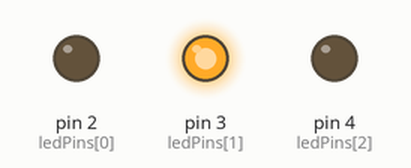
Recording of a sketch running on a simulated Arduino Uno, built with avr-gcc and run on an emulated ATmega328P. On the bench: output pins drawn as LEDs (lit = HIGH).

Above: at 0.5 s.
At 1.5 s:
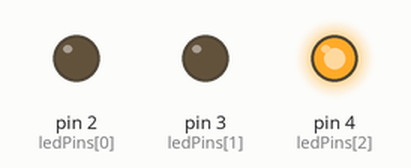
At 2.5 s:
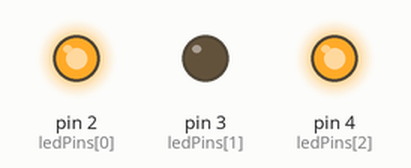
At 4.5 s:
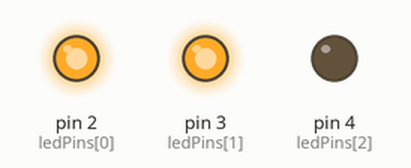
At 5.5 s:
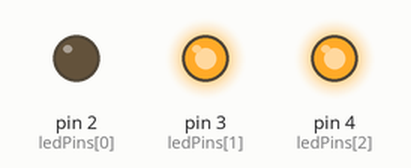
Timing chart, 0 to 7.8 s (numbered marks = the images above):
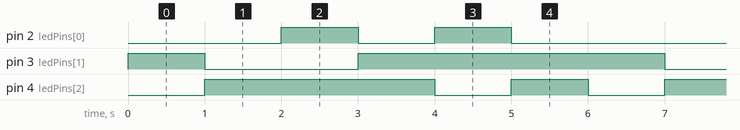

The sketch:

charlie_plexing.ino
```cpp
// charlie_plexing.ino
// use 3 output pins to drive 6 leds in a charlie plexed configuration

int ledPins[] = {2,3,4};

const int NUMBER_OF_PINS = sizeof(ledPins)/sizeof(ledPins[0]);
const int NUMBER_OF_LEDS = NUMBER_OF_PINS * (NUMBER_OF_PINS - 1);

byte ledPairs[NUMBER_OF_LEDS/2][2] = {{2,1}, {1,0}, {2,0}};

void setup() {
}

void lightLed(int led) {

  int indexA = ledPairs[led/2][0];
  int indexB = ledPairs[led/2][1];
  int ledPinA = ledPins[indexA];
  int ledPinB = ledPins[indexB];

  // turn off all LEDs not connected to given LED
  for(int i = 0; i < NUMBER_OF_PINS; i++) {
    if (ledPins[i] != ledPinA && ledPins[i] != ledPinB) {
      // set pinmode to input
      pinMode(ledPins[i], INPUT);
      // turn off pull-up resistor
      digitalWrite(ledPins[i], LOW);
    }
  }

  pinMode(ledPinA, OUTPUT);
  pinMode(ledPinB, OUTPUT);

  if (led % 2 == 0) {
    digitalWrite(ledPinA, LOW);
    digitalWrite(ledPinB, HIGH);
  } else {
    digitalWrite(ledPinA, HIGH);
    digitalWrite(ledPinB, LOW);
  }
}

void loop() {
  for (int i = 0; i < NUMBER_OF_LEDS; i++) {
    lightLed(i);
    delay(1000);
  }
}
```

Measured:
- by itself, pin 2 (ledPins[0]): repeats every 6.0 s: LOW 1.0 s, HIGH 1.0 s, LOW 3.0 s, HIGH 1.0 s
- by itself, pin 3 (ledPins[1]): repeats every 6.0 s: LOW 2.0 s, HIGH 4.0 s
- by itself, pin 4 (ledPins[2]): repeats every 6.0 s: LOW 1.0 s, HIGH 1.0 s, LOW 1.0 s, HIGH 3.0 s
